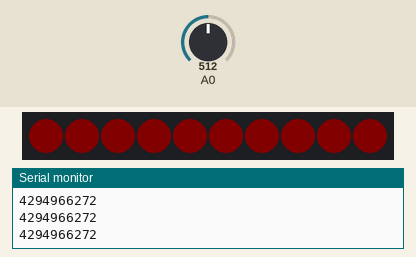
The sketch below on a simulated Arduino Zero (SAMD21). On the bench: 10 RGB LEDs in strip order, left to right, the last lines printed to the serial monitor. The test bench sets the inputs (shaded band); at power-on: A0 = 512 (analog values on the 0–1023 scale). Dim RGB values are drawn brighter than linear.

Above: at 1.2 s.
1.3 s: A0 set to 272
2.8 s: A0 set to 246
At 3.8 s:
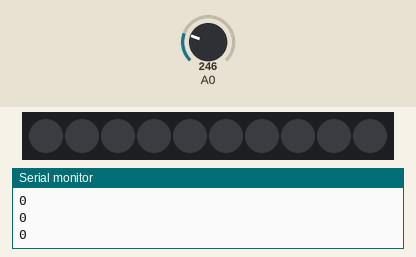
4.3 s: A0 set to 306
At 5.6 s:
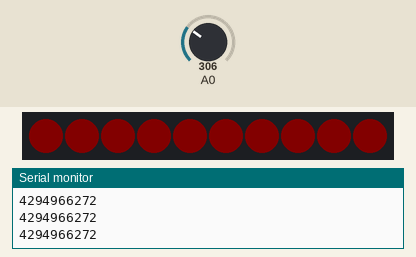
5.9 s: A0 set to 122
At 6.8 s:
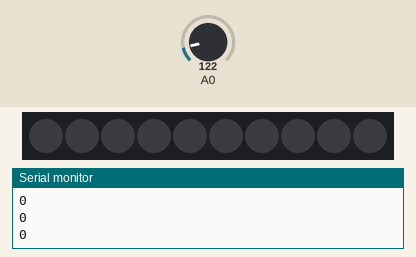
Timing chart, 0 to 8.4 s (numbered marks = the images above; inputs shaded):
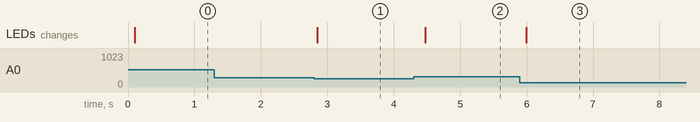

The sketch:

hw8_v2.ino
```cpp
// Based on neopixel template code

#include <Adafruit_NeoPixel.h>

#define PIN         6
#define NUMPIXELS   10
#define SAMPLEDELAY 100 // Time (in milliseconds) to pause between audio samples

Adafruit_NeoPixel strip(NUMPIXELS, PIN, NEO_GRB + NEO_KHZ800);
unsigned long prev_sample = 0;   // Time (in milliseconds) when last sample was taken
unsigned int signalMax = 0;
unsigned int signalMin = 1024;


void setup() {
  Serial.begin(9600);
  analogReadResolution(12);
  strip.begin();            // INITIALIZE NeoPixel strip object
  strip.setBrightness(10);  // Set BRIGHTNESS low to reduce draw (max = 255)
  strip.clear();            // Set all pixel colors to 'off'
  strip.show();             // Turn OFF all pixels ASAP
}

// volume is 0 (silence), or 1 to 5
unsigned int sample_volume() {
  unsigned int peak_to_peak = signalMax - signalMin;
  const unsigned int min = 20;
  const unsigned int max = 35;
  Serial.println(peak_to_peak);
  if (peak_to_peak < min) {
    return 0;
  }
  else if (peak_to_peak > max) {
    return 5;
  }
  else {
    return map(peak_to_peak, min, max, 1, 5);
  }
}

void loop() {
  unsigned long cur_sample = millis();

  if (cur_sample - prev_sample > SAMPLEDELAY) {
    // volume is 0 (silence), or 1 to 5
    unsigned int volume = sample_volume();

    strip.clear();
    if (volume) {
      strip.fill(strip.Color(150, 0, 0), 5 - volume, volume * 2); // color "volume" number of center LEDs red
    }
    strip.show();   // Send the updated pixel colors to the hardware.

    // set up for next sample
    prev_sample = millis();
    signalMax = 0;
    signalMin = 1024;
  }

  unsigned int sample = analogRead(A0);
  if (sample < 1024) {      // toss out spurious readings
    if (sample > signalMax) {
      signalMax = sample;   // save just the max levels
    }
    else if (sample < signalMin) {
      signalMin = sample;   // save just the min levels
    }
  }
}
```

Measured:
- the behaviour switches between 256 and 255 on A0 (found by bisection; images 0 and 1)
- after the input at 2.8 s, the LEDs: change after 0.05 s (image 1)
- after the input at 4.3 s, the LEDs: change after 0.17 s (image 2)
- after the input at 5.9 s, the LEDs: change after 0.10 s (image 3)
